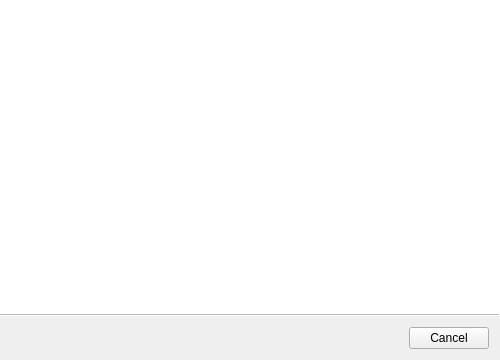
<?xml version="1.0" encoding="UTF-8"?>
<ui version="4.0">
 <class>RecoveryWizard</class>
 <widget class="QWizard" name="RecoveryWizard">
  <property name="geometry">
   <rect>
    <x>0</x>
    <y>0</y>
    <width>500</width>
    <height>360</height>
   </rect>
  </property>
  <property name="windowTitle">
   <string>Wizard</string>
  </property>
  <property name="sizeGripEnabled">
   <bool>false</bool>
  </property>
  <property name="wizardStyle">
   <enum>QWizard::ModernStyle</enum>
  </property>
  <property name="options">
   <set>QWizard::IndependentPages|QWizard::NoBackButtonOnStartPage</set>
  </property>
 </widget>
 <resources/>
 <connections/>
</ui>
